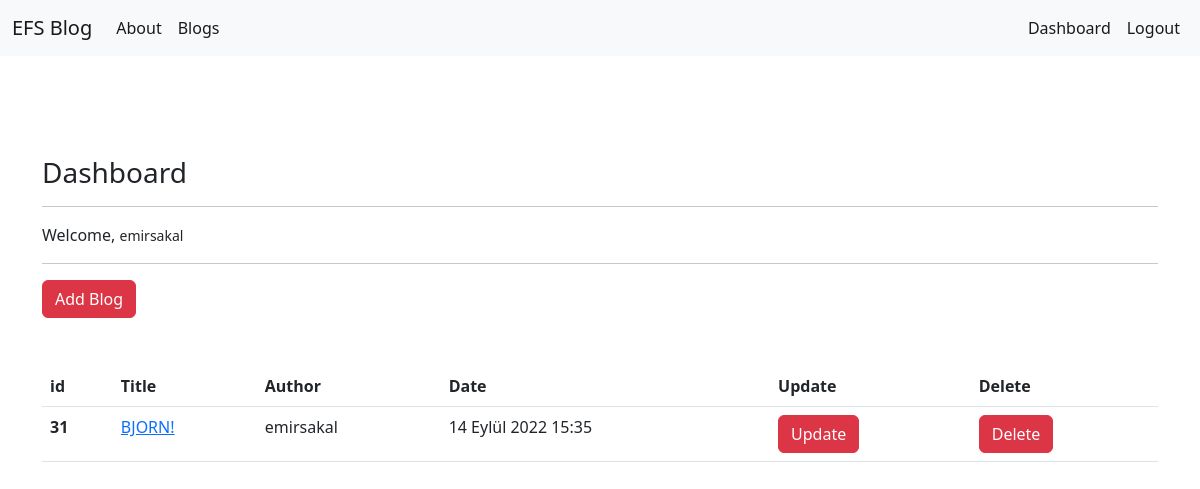
Before: /blogs/dashboard/ (signed in) with the older database file.
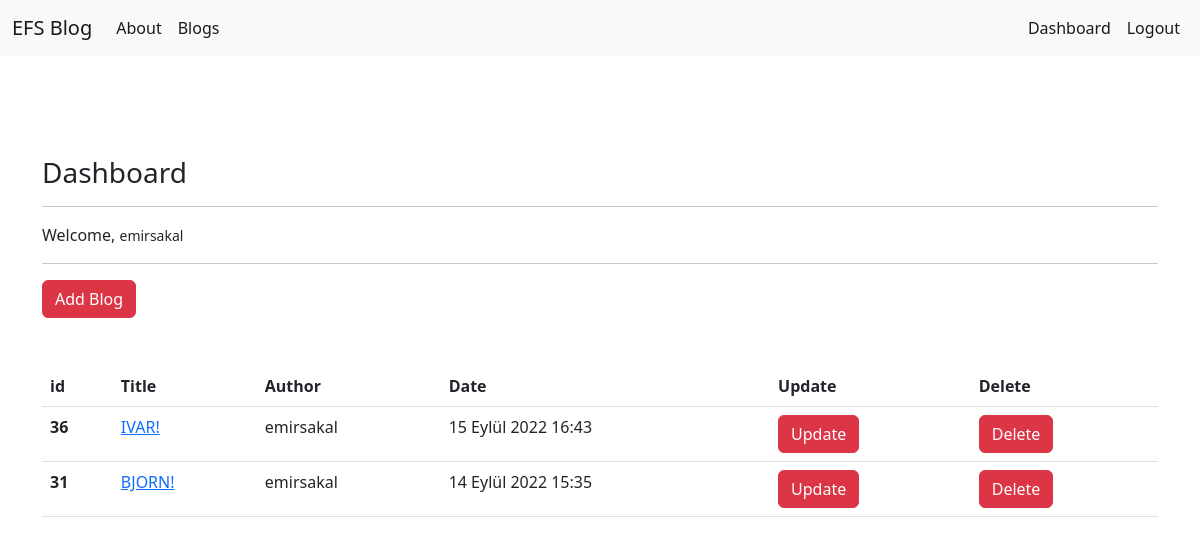
After: the same page with the newer database file.
### article/models.py (models this page shows, shortened)
class Article(models.Model):
    author = models.ForeignKey("auth.User", on_delete = models.CASCADE,verbose_name= "Author ")
    title = models.CharField(max_length = 50, verbose_name= "Title ")
    content = RichTextField()
    created_date = models.DateTimeField(auto_now_add=True, verbose_name= "Created Date")
    article_image = models.FileField(blank = True,null = True,verbose_name="Image")
    class Meta:
        ordering = ['-created_date']

### article/views.py (the view)
# urls.py: path('dashboard/',views.dashboard,name = "dashboard"),
@login_required(login_url="user:login")
def dashboard(request):
    articles = Article.objects.filter(author = request.user)
    context = {
        "articles" : articles
    }
    return render(request,"dashboard.html",context)

### templates/dashboard.html
{% extends 'layout.html' %}
{% block body %}
<h3> Dashboard </h3>
<hr>
<p>
    Welcome, <small>{{request.user.username}}</small>
</p>
<hr>
<a class = "btn btn-danger" href = "{% url 'article:addblog' %}"> Add Blog </a>
<br><br><br>
{% if articles %}
    <table class="table">
        <thead>
        <tr>
            <th scope="col">id</th>
            <th scope="col">Title</th>
            <th scope="col">Author</th>
            <th scope="col">Date</th>
            <th scope="col">Update</th>
            <th scope="col">Delete</th>
        </tr>
        </thead>
        <tbody>
            {% for article in articles %}
                <tr>
                    <th scope="row">{{article.id}}</th>
                    <td><a href = "{% url 'article:detail' article.id %}">{{article.title}}</a></td>
                    <td>{{article.author.username}}</td>
                    <td>{{article.created_date}}</td>
                    <td><a href="{% url 'article:update' article.id %}" class = "btn btn-danger">Update</a></td>
                    <td><a href="{% url 'article:delete' article.id %}" class = "btn btn-danger">Delete</a></td>
                </tr>
            {% endfor %}
        </tbody>
    </table>
{% else %}
    <div class ="alert alert-danger"> You did not write any blog.</div>
{% endif %}
{% endblock body %}

Changed rows visible on the page:
added Article: id "36", title "IVAR!", author.username "emirsakal", created_date "15 Eylül 2022 16:43"
